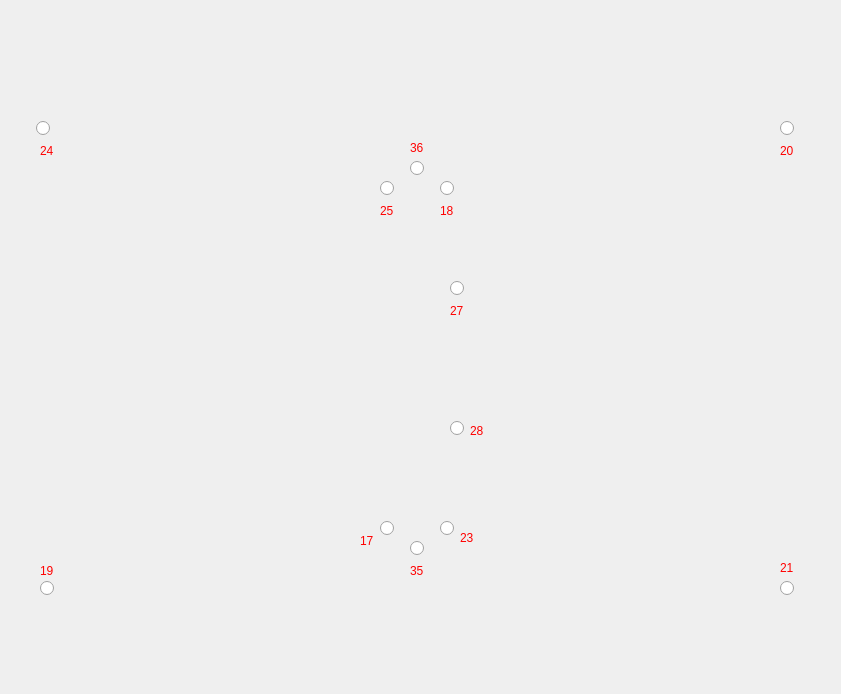
<?xml version="1.0" encoding="UTF-8"?>
<ui version="4.0">
 <class>MyMap</class>
 <widget class="QDialog" name="MyMap">
  <property name="geometry">
   <rect>
    <x>0</x>
    <y>0</y>
    <width>841</width>
    <height>694</height>
   </rect>
  </property>
  <property name="windowTitle">
   <string>Distribution of cameras</string>
  </property>
  <property name="autoFillBackground">
   <bool>false</bool>
  </property>
  <property name="styleSheet">
   <string notr="true">background:url(C:/Users/Administrator/Desktop/Distribution of cameras.jpg)</string>
  </property>
  <widget class="QRadioButton" name="cam_24">
   <property name="geometry">
    <rect>
     <x>36</x>
     <y>120</y>
     <width>16</width>
     <height>16</height>
    </rect>
   </property>
   <property name="autoFillBackground">
    <bool>false</bool>
   </property>
   <property name="styleSheet">
    <string notr="true"/>
   </property>
   <property name="text">
    <string/>
   </property>
  </widget>
  <widget class="QLabel" name="label_cam24">
   <property name="geometry">
    <rect>
     <x>40</x>
     <y>140</y>
     <width>16</width>
     <height>21</height>
    </rect>
   </property>
   <property name="palette">
    <palette>
     <active>
      <colorrole role="WindowText">
       <brush brushstyle="SolidPattern">
        <color alpha="255">
         <red>255</red>
         <green>0</green>
         <blue>0</blue>
        </color>
       </brush>
      </colorrole>
     </active>
     <inactive>
      <colorrole role="WindowText">
       <brush brushstyle="SolidPattern">
        <color alpha="255">
         <red>255</red>
         <green>0</green>
         <blue>0</blue>
        </color>
       </brush>
      </colorrole>
     </inactive>
     <disabled>
      <colorrole role="WindowText">
       <brush brushstyle="SolidPattern">
        <color alpha="255">
         <red>120</red>
         <green>120</green>
         <blue>120</blue>
        </color>
       </brush>
      </colorrole>
     </disabled>
    </palette>
   </property>
   <property name="autoFillBackground">
    <bool>true</bool>
   </property>
   <property name="styleSheet">
    <string notr="true">background: url();</string>
   </property>
   <property name="text">
    <string>24</string>
   </property>
  </widget>
  <widget class="QRadioButton" name="cam_25">
   <property name="geometry">
    <rect>
     <x>380</x>
     <y>180</y>
     <width>16</width>
     <height>16</height>
    </rect>
   </property>
   <property name="autoFillBackground">
    <bool>false</bool>
   </property>
   <property name="styleSheet">
    <string notr="true"/>
   </property>
   <property name="text">
    <string/>
   </property>
  </widget>
  <widget class="QLabel" name="label_cam25">
   <property name="geometry">
    <rect>
     <x>380</x>
     <y>200</y>
     <width>16</width>
     <height>21</height>
    </rect>
   </property>
   <property name="palette">
    <palette>
     <active>
      <colorrole role="WindowText">
       <brush brushstyle="SolidPattern">
        <color alpha="255">
         <red>255</red>
         <green>0</green>
         <blue>0</blue>
        </color>
       </brush>
      </colorrole>
     </active>
     <inactive>
      <colorrole role="WindowText">
       <brush brushstyle="SolidPattern">
        <color alpha="255">
         <red>255</red>
         <green>0</green>
         <blue>0</blue>
        </color>
       </brush>
      </colorrole>
     </inactive>
     <disabled>
      <colorrole role="WindowText">
       <brush brushstyle="SolidPattern">
        <color alpha="255">
         <red>120</red>
         <green>120</green>
         <blue>120</blue>
        </color>
       </brush>
      </colorrole>
     </disabled>
    </palette>
   </property>
   <property name="autoFillBackground">
    <bool>true</bool>
   </property>
   <property name="styleSheet">
    <string notr="true">background: url();</string>
   </property>
   <property name="text">
    <string>25</string>
   </property>
  </widget>
  <widget class="QRadioButton" name="cam_18">
   <property name="geometry">
    <rect>
     <x>440</x>
     <y>180</y>
     <width>16</width>
     <height>16</height>
    </rect>
   </property>
   <property name="autoFillBackground">
    <bool>false</bool>
   </property>
   <property name="styleSheet">
    <string notr="true"/>
   </property>
   <property name="text">
    <string/>
   </property>
  </widget>
  <widget class="QLabel" name="label_cam18">
   <property name="geometry">
    <rect>
     <x>440</x>
     <y>200</y>
     <width>16</width>
     <height>21</height>
    </rect>
   </property>
   <property name="palette">
    <palette>
     <active>
      <colorrole role="WindowText">
       <brush brushstyle="SolidPattern">
        <color alpha="255">
         <red>255</red>
         <green>0</green>
         <blue>0</blue>
        </color>
       </brush>
      </colorrole>
     </active>
     <inactive>
      <colorrole role="WindowText">
       <brush brushstyle="SolidPattern">
        <color alpha="255">
         <red>255</red>
         <green>0</green>
         <blue>0</blue>
        </color>
       </brush>
      </colorrole>
     </inactive>
     <disabled>
      <colorrole role="WindowText">
       <brush brushstyle="SolidPattern">
        <color alpha="255">
         <red>120</red>
         <green>120</green>
         <blue>120</blue>
        </color>
       </brush>
      </colorrole>
     </disabled>
    </palette>
   </property>
   <property name="autoFillBackground">
    <bool>true</bool>
   </property>
   <property name="styleSheet">
    <string notr="true">background: url();</string>
   </property>
   <property name="text">
    <string>18</string>
   </property>
  </widget>
  <widget class="QRadioButton" name="cam_36">
   <property name="geometry">
    <rect>
     <x>410</x>
     <y>160</y>
     <width>16</width>
     <height>16</height>
    </rect>
   </property>
   <property name="autoFillBackground">
    <bool>false</bool>
   </property>
   <property name="styleSheet">
    <string notr="true"/>
   </property>
   <property name="text">
    <string/>
   </property>
  </widget>
  <widget class="QLabel" name="label_cam36">
   <property name="geometry">
    <rect>
     <x>410</x>
     <y>140</y>
     <width>16</width>
     <height>16</height>
    </rect>
   </property>
   <property name="palette">
    <palette>
     <active>
      <colorrole role="WindowText">
       <brush brushstyle="SolidPattern">
        <color alpha="255">
         <red>255</red>
         <green>0</green>
         <blue>0</blue>
        </color>
       </brush>
      </colorrole>
     </active>
     <inactive>
      <colorrole role="WindowText">
       <brush brushstyle="SolidPattern">
        <color alpha="255">
         <red>255</red>
         <green>0</green>
         <blue>0</blue>
        </color>
       </brush>
      </colorrole>
     </inactive>
     <disabled>
      <colorrole role="WindowText">
       <brush brushstyle="SolidPattern">
        <color alpha="255">
         <red>120</red>
         <green>120</green>
         <blue>120</blue>
        </color>
       </brush>
      </colorrole>
     </disabled>
    </palette>
   </property>
   <property name="autoFillBackground">
    <bool>true</bool>
   </property>
   <property name="styleSheet">
    <string notr="true">background: url();</string>
   </property>
   <property name="text">
    <string>36</string>
   </property>
  </widget>
  <widget class="QRadioButton" name="cam_20">
   <property name="geometry">
    <rect>
     <x>780</x>
     <y>120</y>
     <width>16</width>
     <height>16</height>
    </rect>
   </property>
   <property name="autoFillBackground">
    <bool>false</bool>
   </property>
   <property name="styleSheet">
    <string notr="true"/>
   </property>
   <property name="text">
    <string/>
   </property>
  </widget>
  <widget class="QLabel" name="label_cam20">
   <property name="geometry">
    <rect>
     <x>780</x>
     <y>140</y>
     <width>16</width>
     <height>21</height>
    </rect>
   </property>
   <property name="palette">
    <palette>
     <active>
      <colorrole role="WindowText">
       <brush brushstyle="SolidPattern">
        <color alpha="255">
         <red>255</red>
         <green>0</green>
         <blue>0</blue>
        </color>
       </brush>
      </colorrole>
     </active>
     <inactive>
      <colorrole role="WindowText">
       <brush brushstyle="SolidPattern">
        <color alpha="255">
         <red>255</red>
         <green>0</green>
         <blue>0</blue>
        </color>
       </brush>
      </colorrole>
     </inactive>
     <disabled>
      <colorrole role="WindowText">
       <brush brushstyle="SolidPattern">
        <color alpha="255">
         <red>120</red>
         <green>120</green>
         <blue>120</blue>
        </color>
       </brush>
      </colorrole>
     </disabled>
    </palette>
   </property>
   <property name="autoFillBackground">
    <bool>true</bool>
   </property>
   <property name="styleSheet">
    <string notr="true">background: url();</string>
   </property>
   <property name="text">
    <string>20</string>
   </property>
  </widget>
  <widget class="QRadioButton" name="cam_27">
   <property name="geometry">
    <rect>
     <x>450</x>
     <y>280</y>
     <width>16</width>
     <height>16</height>
    </rect>
   </property>
   <property name="autoFillBackground">
    <bool>false</bool>
   </property>
   <property name="styleSheet">
    <string notr="true"/>
   </property>
   <property name="text">
    <string/>
   </property>
  </widget>
  <widget class="QLabel" name="label_cam27">
   <property name="geometry">
    <rect>
     <x>450</x>
     <y>300</y>
     <width>16</width>
     <height>21</height>
    </rect>
   </property>
   <property name="palette">
    <palette>
     <active>
      <colorrole role="WindowText">
       <brush brushstyle="SolidPattern">
        <color alpha="255">
         <red>255</red>
         <green>0</green>
         <blue>0</blue>
        </color>
       </brush>
      </colorrole>
     </active>
     <inactive>
      <colorrole role="WindowText">
       <brush brushstyle="SolidPattern">
        <color alpha="255">
         <red>255</red>
         <green>0</green>
         <blue>0</blue>
        </color>
       </brush>
      </colorrole>
     </inactive>
     <disabled>
      <colorrole role="WindowText">
       <brush brushstyle="SolidPattern">
        <color alpha="255">
         <red>120</red>
         <green>120</green>
         <blue>120</blue>
        </color>
       </brush>
      </colorrole>
     </disabled>
    </palette>
   </property>
   <property name="autoFillBackground">
    <bool>true</bool>
   </property>
   <property name="styleSheet">
    <string notr="true">background: url();</string>
   </property>
   <property name="text">
    <string>27</string>
   </property>
  </widget>
  <widget class="QRadioButton" name="cam_28">
   <property name="geometry">
    <rect>
     <x>450</x>
     <y>420</y>
     <width>16</width>
     <height>16</height>
    </rect>
   </property>
   <property name="autoFillBackground">
    <bool>false</bool>
   </property>
   <property name="styleSheet">
    <string notr="true"/>
   </property>
   <property name="text">
    <string/>
   </property>
  </widget>
  <widget class="QLabel" name="label_cam28">
   <property name="geometry">
    <rect>
     <x>470</x>
     <y>420</y>
     <width>16</width>
     <height>21</height>
    </rect>
   </property>
   <property name="palette">
    <palette>
     <active>
      <colorrole role="WindowText">
       <brush brushstyle="SolidPattern">
        <color alpha="255">
         <red>255</red>
         <green>0</green>
         <blue>0</blue>
        </color>
       </brush>
      </colorrole>
     </active>
     <inactive>
      <colorrole role="WindowText">
       <brush brushstyle="SolidPattern">
        <color alpha="255">
         <red>255</red>
         <green>0</green>
         <blue>0</blue>
        </color>
       </brush>
      </colorrole>
     </inactive>
     <disabled>
      <colorrole role="WindowText">
       <brush brushstyle="SolidPattern">
        <color alpha="255">
         <red>120</red>
         <green>120</green>
         <blue>120</blue>
        </color>
       </brush>
      </colorrole>
     </disabled>
    </palette>
   </property>
   <property name="autoFillBackground">
    <bool>true</bool>
   </property>
   <property name="styleSheet">
    <string notr="true">background: url();</string>
   </property>
   <property name="text">
    <string>28</string>
   </property>
  </widget>
  <widget class="QRadioButton" name="cam_19">
   <property name="geometry">
    <rect>
     <x>40</x>
     <y>580</y>
     <width>16</width>
     <height>16</height>
    </rect>
   </property>
   <property name="autoFillBackground">
    <bool>false</bool>
   </property>
   <property name="styleSheet">
    <string notr="true"/>
   </property>
   <property name="text">
    <string/>
   </property>
  </widget>
  <widget class="QLabel" name="label_cam19">
   <property name="geometry">
    <rect>
     <x>40</x>
     <y>560</y>
     <width>16</width>
     <height>21</height>
    </rect>
   </property>
   <property name="palette">
    <palette>
     <active>
      <colorrole role="WindowText">
       <brush brushstyle="SolidPattern">
        <color alpha="255">
         <red>255</red>
         <green>0</green>
         <blue>0</blue>
        </color>
       </brush>
      </colorrole>
     </active>
     <inactive>
      <colorrole role="WindowText">
       <brush brushstyle="SolidPattern">
        <color alpha="255">
         <red>255</red>
         <green>0</green>
         <blue>0</blue>
        </color>
       </brush>
      </colorrole>
     </inactive>
     <disabled>
      <colorrole role="WindowText">
       <brush brushstyle="SolidPattern">
        <color alpha="255">
         <red>120</red>
         <green>120</green>
         <blue>120</blue>
        </color>
       </brush>
      </colorrole>
     </disabled>
    </palette>
   </property>
   <property name="autoFillBackground">
    <bool>true</bool>
   </property>
   <property name="styleSheet">
    <string notr="true">background: url();</string>
   </property>
   <property name="text">
    <string>19</string>
   </property>
  </widget>
  <widget class="QRadioButton" name="cam_17">
   <property name="geometry">
    <rect>
     <x>380</x>
     <y>520</y>
     <width>16</width>
     <height>16</height>
    </rect>
   </property>
   <property name="autoFillBackground">
    <bool>false</bool>
   </property>
   <property name="styleSheet">
    <string notr="true"/>
   </property>
   <property name="text">
    <string/>
   </property>
  </widget>
  <widget class="QLabel" name="label_cam17">
   <property name="geometry">
    <rect>
     <x>360</x>
     <y>530</y>
     <width>16</width>
     <height>21</height>
    </rect>
   </property>
   <property name="palette">
    <palette>
     <active>
      <colorrole role="WindowText">
       <brush brushstyle="SolidPattern">
        <color alpha="255">
         <red>255</red>
         <green>0</green>
         <blue>0</blue>
        </color>
       </brush>
      </colorrole>
     </active>
     <inactive>
      <colorrole role="WindowText">
       <brush brushstyle="SolidPattern">
        <color alpha="255">
         <red>255</red>
         <green>0</green>
         <blue>0</blue>
        </color>
       </brush>
      </colorrole>
     </inactive>
     <disabled>
      <colorrole role="WindowText">
       <brush brushstyle="SolidPattern">
        <color alpha="255">
         <red>120</red>
         <green>120</green>
         <blue>120</blue>
        </color>
       </brush>
      </colorrole>
     </disabled>
    </palette>
   </property>
   <property name="autoFillBackground">
    <bool>true</bool>
   </property>
   <property name="styleSheet">
    <string notr="true">background: url();</string>
   </property>
   <property name="text">
    <string>17</string>
   </property>
  </widget>
  <widget class="QRadioButton" name="cam_35">
   <property name="geometry">
    <rect>
     <x>410</x>
     <y>540</y>
     <width>16</width>
     <height>16</height>
    </rect>
   </property>
   <property name="autoFillBackground">
    <bool>false</bool>
   </property>
   <property name="styleSheet">
    <string notr="true"/>
   </property>
   <property name="text">
    <string/>
   </property>
  </widget>
  <widget class="QLabel" name="label_cam35">
   <property name="geometry">
    <rect>
     <x>410</x>
     <y>560</y>
     <width>16</width>
     <height>21</height>
    </rect>
   </property>
   <property name="palette">
    <palette>
     <active>
      <colorrole role="WindowText">
       <brush brushstyle="SolidPattern">
        <color alpha="255">
         <red>255</red>
         <green>0</green>
         <blue>0</blue>
        </color>
       </brush>
      </colorrole>
     </active>
     <inactive>
      <colorrole role="WindowText">
       <brush brushstyle="SolidPattern">
        <color alpha="255">
         <red>255</red>
         <green>0</green>
         <blue>0</blue>
        </color>
       </brush>
      </colorrole>
     </inactive>
     <disabled>
      <colorrole role="WindowText">
       <brush brushstyle="SolidPattern">
        <color alpha="255">
         <red>120</red>
         <green>120</green>
         <blue>120</blue>
        </color>
       </brush>
      </colorrole>
     </disabled>
    </palette>
   </property>
   <property name="autoFillBackground">
    <bool>true</bool>
   </property>
   <property name="styleSheet">
    <string notr="true">background: url();</string>
   </property>
   <property name="text">
    <string>35</string>
   </property>
  </widget>
  <widget class="QRadioButton" name="cam_23">
   <property name="geometry">
    <rect>
     <x>440</x>
     <y>520</y>
     <width>16</width>
     <height>16</height>
    </rect>
   </property>
   <property name="autoFillBackground">
    <bool>false</bool>
   </property>
   <property name="styleSheet">
    <string notr="true"/>
   </property>
   <property name="text">
    <string/>
   </property>
  </widget>
  <widget class="QLabel" name="label_cam23">
   <property name="geometry">
    <rect>
     <x>460</x>
     <y>530</y>
     <width>16</width>
     <height>16</height>
    </rect>
   </property>
   <property name="palette">
    <palette>
     <active>
      <colorrole role="WindowText">
       <brush brushstyle="SolidPattern">
        <color alpha="255">
         <red>255</red>
         <green>0</green>
         <blue>0</blue>
        </color>
       </brush>
      </colorrole>
     </active>
     <inactive>
      <colorrole role="WindowText">
       <brush brushstyle="SolidPattern">
        <color alpha="255">
         <red>255</red>
         <green>0</green>
         <blue>0</blue>
        </color>
       </brush>
      </colorrole>
     </inactive>
     <disabled>
      <colorrole role="WindowText">
       <brush brushstyle="SolidPattern">
        <color alpha="255">
         <red>120</red>
         <green>120</green>
         <blue>120</blue>
        </color>
       </brush>
      </colorrole>
     </disabled>
    </palette>
   </property>
   <property name="autoFillBackground">
    <bool>true</bool>
   </property>
   <property name="styleSheet">
    <string notr="true">background: url();</string>
   </property>
   <property name="text">
    <string>23</string>
   </property>
  </widget>
  <widget class="QRadioButton" name="cam_21">
   <property name="geometry">
    <rect>
     <x>780</x>
     <y>580</y>
     <width>16</width>
     <height>16</height>
    </rect>
   </property>
   <property name="autoFillBackground">
    <bool>false</bool>
   </property>
   <property name="styleSheet">
    <string notr="true"/>
   </property>
   <property name="text">
    <string/>
   </property>
  </widget>
  <widget class="QLabel" name="label_cam21">
   <property name="geometry">
    <rect>
     <x>780</x>
     <y>560</y>
     <width>16</width>
     <height>16</height>
    </rect>
   </property>
   <property name="palette">
    <palette>
     <active>
      <colorrole role="WindowText">
       <brush brushstyle="SolidPattern">
        <color alpha="255">
         <red>255</red>
         <green>0</green>
         <blue>0</blue>
        </color>
       </brush>
      </colorrole>
     </active>
     <inactive>
      <colorrole role="WindowText">
       <brush brushstyle="SolidPattern">
        <color alpha="255">
         <red>255</red>
         <green>0</green>
         <blue>0</blue>
        </color>
       </brush>
      </colorrole>
     </inactive>
     <disabled>
      <colorrole role="WindowText">
       <brush brushstyle="SolidPattern">
        <color alpha="255">
         <red>120</red>
         <green>120</green>
         <blue>120</blue>
        </color>
       </brush>
      </colorrole>
     </disabled>
    </palette>
   </property>
   <property name="autoFillBackground">
    <bool>true</bool>
   </property>
   <property name="styleSheet">
    <string notr="true">background: url();</string>
   </property>
   <property name="text">
    <string>21</string>
   </property>
  </widget>
 </widget>
 <resources/>
 <connections/>
</ui>
